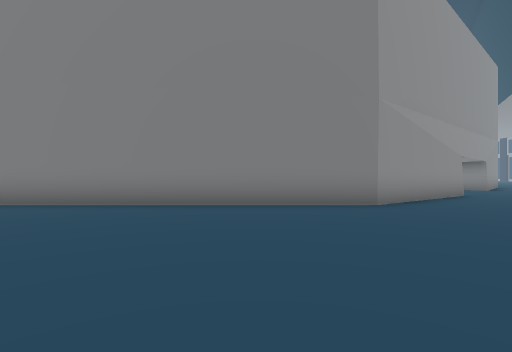
View 1 (above)

24 first-person views from a walk through a Unity game level. The camera is 1.2 m above the floor, looks level and sees 85° across. The floor is counted in squares, 2 m on a side. Each view is taken from the middle of a square. On the plan, view 1 faces up. The plan holds only what a view shows up to about 9 squares ahead; the rest is blank. The place goes on beyond the plan.

View 2
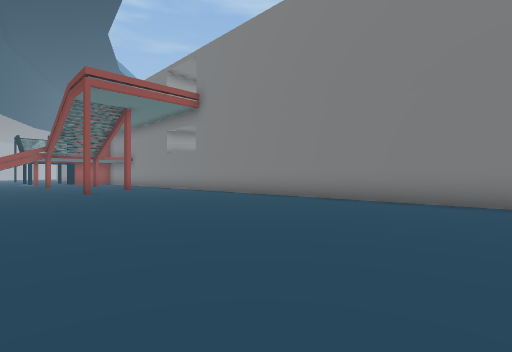

View 3
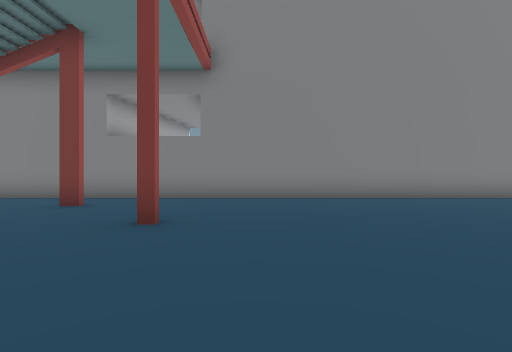

View 4
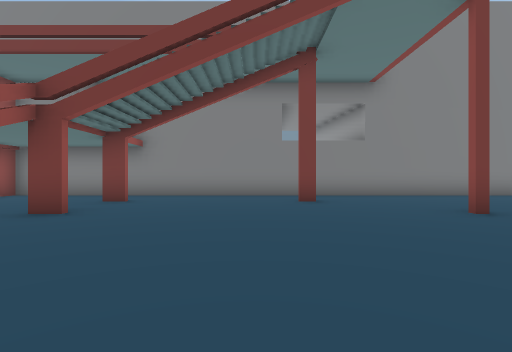

View 5
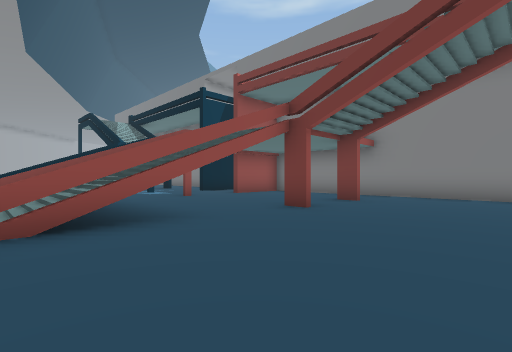

View 6
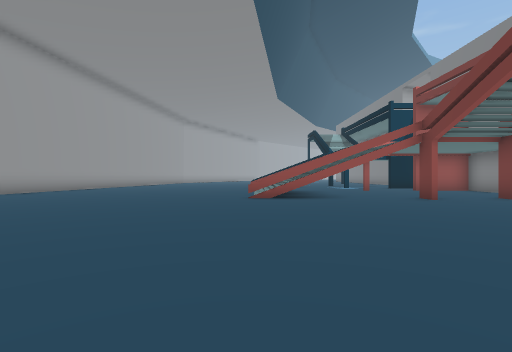

View 7
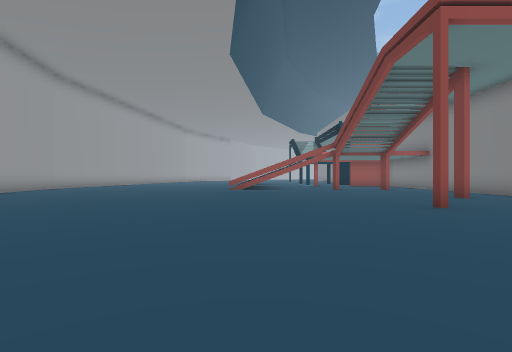

View 8
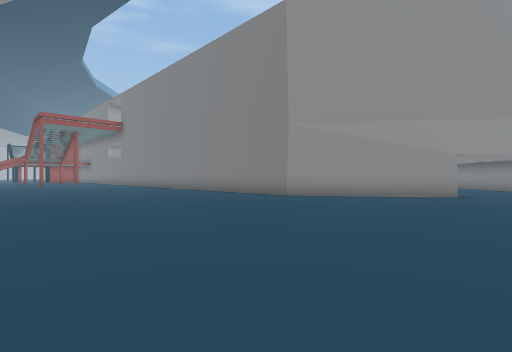

View 9
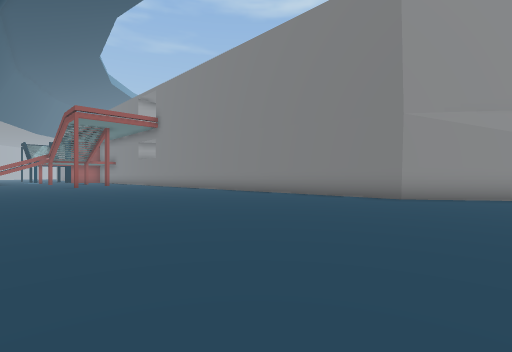

View 10
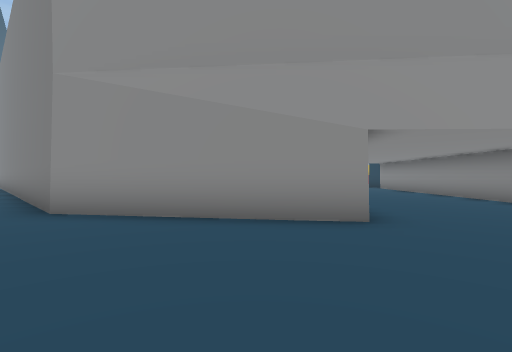

View 11
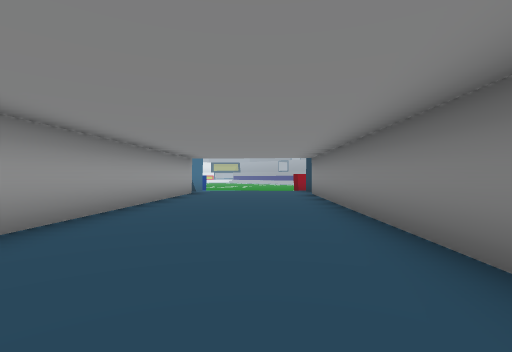

View 12
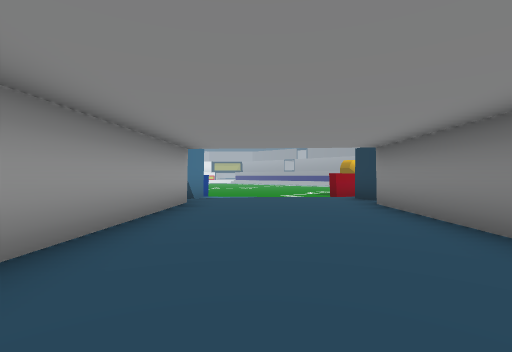

View 13
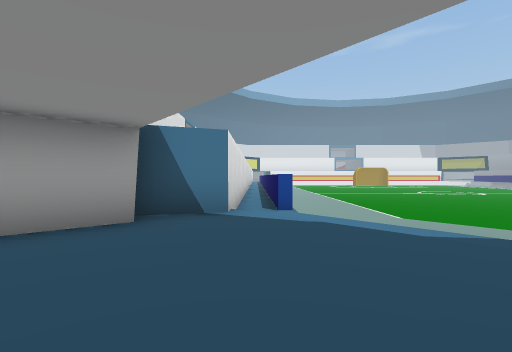

View 14
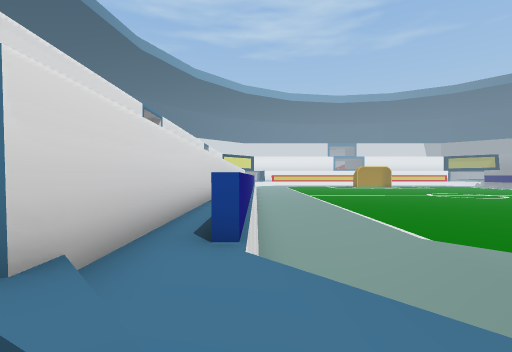

View 15
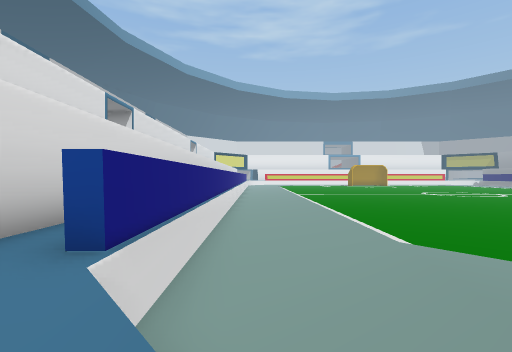

View 16
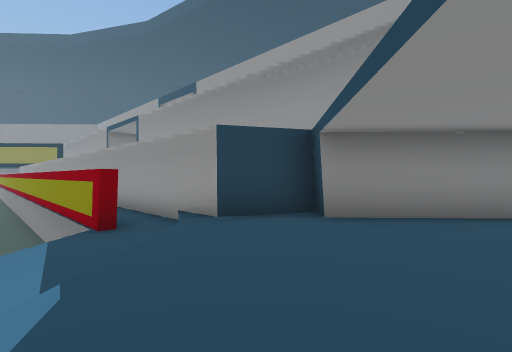

View 17
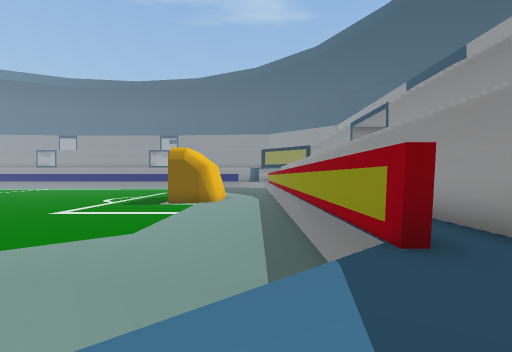

View 18
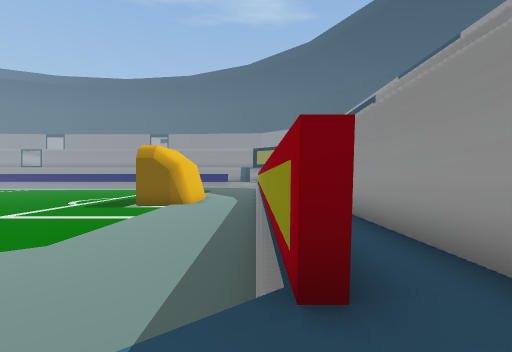

View 19
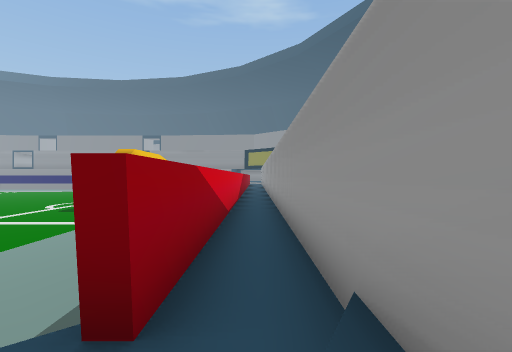

View 20
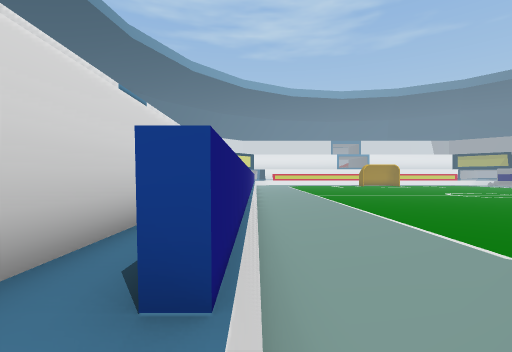

View 21
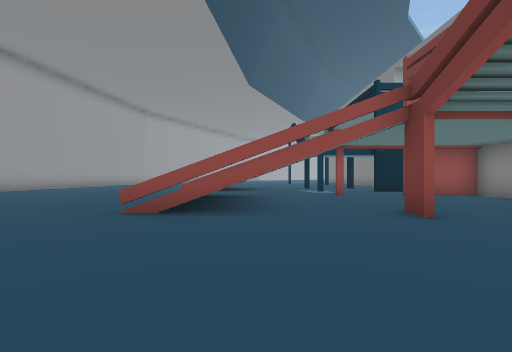

View 22
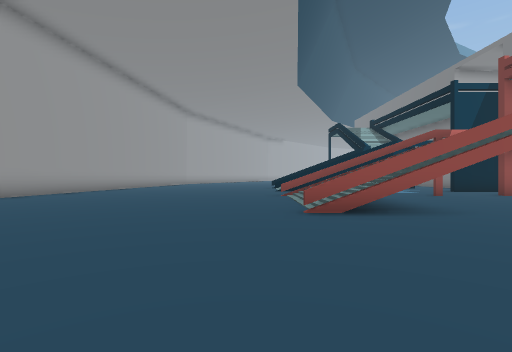

View 23
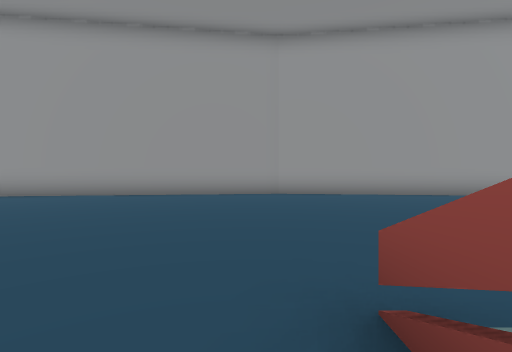

View 24
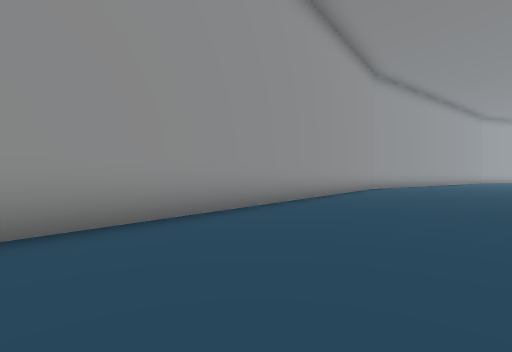

### Floor plan
Key: @ floor where view 1 was taken; # wall or solid block; . main floor; - floor 0.5 m lower than the main floor; _ floor 1.5 m lower than the main floor; / step, stairs or slope; v drop or lower ground.
Columns run from 24 left of view 1 to 8 right of it. Each row starts with its distance up from view 1.
 29                 vvvvvvvv#-#
 28               vvvvvvvvvv#-#
 27              vvvvvvvvvvv#-#
 26              vvvvvvvvvvv#-#
 25              vvvvvvvvvvv#-#
 24              vvvvvvvvvvv#-#
 23              vvvvvvvvvvv#-#
 22              vvvvvvvvvvv#-#
 21              vvvvvvvvvvv//#
 20              vvvvvvvvvv--/##
 19               #######_-/...##
 18                 ------/.....##
 17                ########......##
 16                       ##......##
 15                        ##......##
 14                         ##......#
 13                          ##.....#
 12                           ##.....
 11                            ##....
 10                               ...
  9                              ##..
  8                             ##...
  7                            ##....
  6  ###########################.....
  5  #...............................
  4  #....#...#......................
  3  ................................
  2  #....#......#...................
  1  ................................
  0  .......................@........
 -1  ./ //...........................
 -2  .////............. ..........
 -3  #///#............
 -4  ................
 -5  ...............
 -6  ..................
 -7  ..................
 -8  ..................
 -9  ..................
-10 .............######
-11 #####  #######

Positions as (right, up) in squares from view 1, and headings:
1: (0, 0), facing up
2: (-1, -1), facing up-left
3: (-10, -2), facing up
4: (-15, -3), facing up
5: (-15, -3), facing up-left
6: (-11, -3), facing left
7: (-6, -2), facing left
8: (8, -1), facing up-left
9: (5, -2), facing up-left
10: (8, 5), facing up-left
11: (8, 11), facing up-left
12: (5, 13), facing up-left
13: (3, 18), facing left
14: (0, 19), facing left
15: (-1, 20), facing left
16: (-1, 17), facing up-right
17: (-1, 19), facing up
18: (0, 20), facing up
19: (1, 20), facing up
20: (-2, 19), facing left
21: (-14, -1), facing left
22: (-14, -4), facing left
23: (-18, -2), facing down
24: (-6, -6), facing down-left
